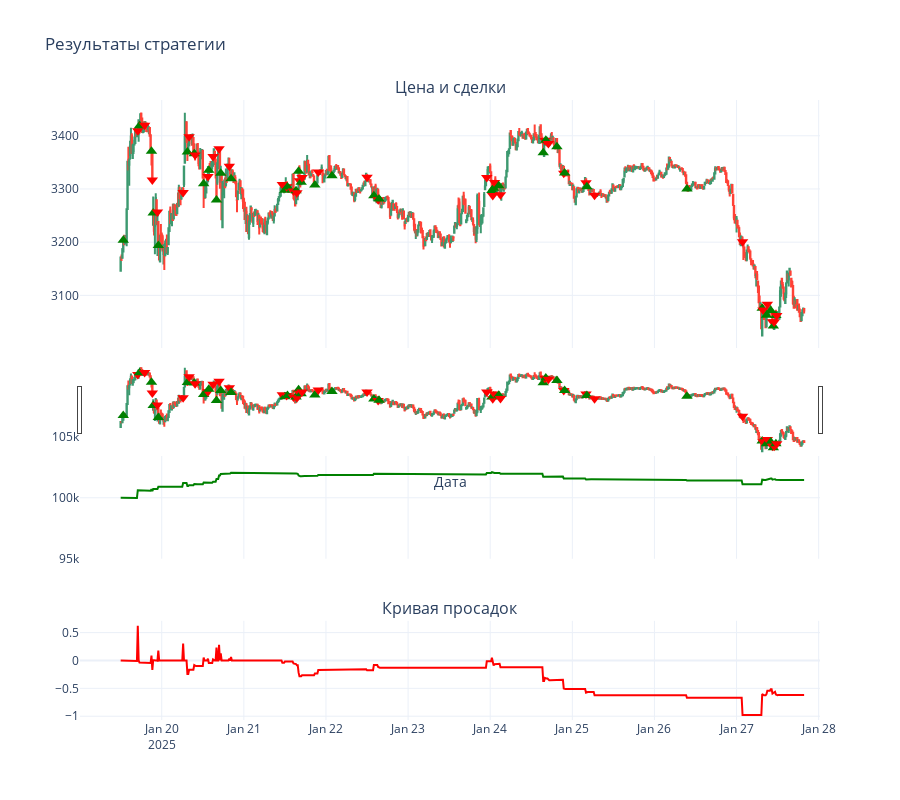

This figure's notebook cell:
### Code cell
bt = StrategyTester(X_trade_forest, initial_balance=100000, position_size=0.1)

# Запускаем бэктест
bt.run()
stats = bt.calculate_stats()
StrategyTester.display_stats(stats)

bt.plot()

### Figure 1 — Plotly figure (JSON) as saved in the notebook; plotly's stock layout.template omitted (floating-point values rounded to 4 significant figures; data arrays with more than 128 entries replaced by an {"elided": "..."} marker saying what was removed)
{"data": [{"close": {"elided": "800 float values"}, "high": {"elided": "800 float values"}, "low": {"elided": "800 float values"}, "name": "Цена", "open": {"elided": "800 float values"}, "type": "candlestick", "x": {"elided": "800 str values"}, "xaxis": "x", "yaxis": "y"}, {"marker": {"color": "green", "size": 10, "symbol": "triangle-up"}, "mode": "markers", "name": "Сделка", "type": "scatter", "x": ["2025-01-19T12:45:00"], "xaxis": "x", "y": [3204.0], "yaxis": "y"}, {"marker": {"color": "red", "size": 10, "symbol": "triangle-down"}, "mode": "markers", "name": "Сделка", "type": "scatter", "x": ["2025-01-19T17:00:00"], "xaxis": "x", "y": [3410.0], "yaxis": "y"}, {"marker": {"color": "green", "size": 10, "symbol": "triangle-up"}, "mode": "markers", "name": "Сделка", "type": "scatter", "x": ["2025-01-19T17:30:00"], "xaxis": "x", "y": [3419.0], "yaxis": "y"}, {"marker": {"color": "red", "size": 10, "symbol": "triangle-down"}, "mode": "markers", "name": "Сделка", "type": "scatter", "x": ["2025-01-19T19:00:00"], "xaxis": "x", "y": [3420.0], "yaxis": "y"}, {"marker": {"color": "green", "size": 10, "symbol": "triangle-up"}, "mode": "markers", "name": "Сделка", "type": "scatter", "x": ["2025-01-19T21:00:00"], "xaxis": "x", "y": [3371.0], "yaxis": "y"}, {"marker": {"color": "red", "size": 10, "symbol": "triangle-down"}, "mode": "markers", "name": "Сделка", "type": "scatter", "x": ["2025-01-19T21:15:00"], "xaxis": "x", "y": [3317.0], "yaxis": "y"}, {"marker": {"color": "green", "size": 10, "symbol": "triangle-up"}, "mode": "markers", "name": "Сделка", "type": "scatter", "x": ["2025-01-19T21:30:00"], "xaxis": "x", "y": [3255.0], "yaxis": "y"}, {"marker": {"color": "red", "size": 10, "symbol": "triangle-down"}, "mode": "markers", "name": "Сделка", "type": "scatter", "x": ["2025-01-19T22:45:00"], "xaxis": "x", "y": [3257.0], "yaxis": "y"}, {"marker": {"color": "green", "size": 10, "symbol": "triangle-up"}, "mode": "markers", "name": "Сделка", "type": "scatter", "x": ["2025-01-19T23:00:00"], "xaxis": "x", "y": [3194.0], "yaxis": "y"}, {"marker": {"color": "red", "size": 10, "symbol": "triangle-down"}, "mode": "markers", "name": "Сделка", "type": "scatter", "x": ["2025-01-20T06:15:00"], "xaxis": "x", "y": [3293.0], "yaxis": "y"}, {"marker": {"color": "green", "size": 10, "symbol": "triangle-up"}, "mode": "markers", "name": "Сделка", "type": "scatter", "x": ["2025-01-20T07:30:00"], "xaxis": "x", "y": [3369.0], "yaxis": "y"}, {"marker": {"color": "red", "size": 10, "symbol": "triangle-down"}, "mode": "markers", "name": "Сделка", "type": "scatter", "x": ["2025-01-20T08:00:00"], "xaxis": "x", "y": [3398.0], "yaxis": "y"}, {"marker": {"color": "green", "size": 10, "symbol": "triangle-up"}, "mode": "markers", "name": "Сделка", "type": "scatter", "x": ["2025-01-20T09:30:00"], "xaxis": "x", "y": [3366.0], "yaxis": "y"}, {"marker": {"color": "red", "size": 10, "symbol": "triangle-down"}, "mode": "markers", "name": "Сделка", "type": "scatter", "x": ["2025-01-20T09:45:00"], "xaxis": "x", "y": [3364.0], "yaxis": "y"}, {"marker": {"color": "green", "size": 10, "symbol": "triangle-up"}, "mode": "markers", "name": "Сделка", "type": "scatter", "x": ["2025-01-20T12:15:00"], "xaxis": "x", "y": [3310.0], "yaxis": "y"}, {"marker": {"color": "red", "size": 10, "symbol": "triangle-down"}, "mode": "markers", "name": "Сделка", "type": "scatter", "x": ["2025-01-20T13:30:00"], "xaxis": "x", "y": [3323.0], "yaxis": "y"}, {"marker": {"color": "green", "size": 10, "symbol": "triangle-up"}, "mode": "markers", "name": "Сделка", "type": "scatter", "x": ["2025-01-20T13:45:00"], "xaxis": "x", "y": [3335.0], "yaxis": "y"}, {"marker": {"color": "red", "size": 10, "symbol": "triangle-down"}, "mode": "markers", "name": "Сделка", "type": "scatter", "x": ["2025-01-20T15:00:00"], "xaxis": "x", "y": [3361.0], "yaxis": "y"}, {"marker": {"color": "green", "size": 10, "symbol": "triangle-up"}, "mode": "markers", "name": "Сделка", "type": "scatter", "x": ["2025-01-20T16:00:00"], "xaxis": "x", "y": [3279.0], "yaxis": "y"}, {"marker": {"color": "red", "size": 10, "symbol": "triangle-down"}, "mode": "markers", "name": "Сделка", "type": "scatter", "x": ["2025-01-20T16:45:00"], "xaxis": "x", "y": [3375.0], "yaxis": "y"}, {"marker": {"color": "green", "size": 10, "symbol": "triangle-up"}, "mode": "markers", "name": "Сделка", "type": "scatter", "x": ["2025-01-20T17:15:00"], "xaxis": "x", "y": [3329.0], "yaxis": "y"}, {"marker": {"color": "red", "size": 10, "symbol": "triangle-down"}, "mode": "markers", "name": "Сделка", "type": "scatter", "x": ["2025-01-20T19:45:00"], "xaxis": "x", "y": [3343.0], "yaxis": "y"}, {"marker": {"color": "green", "size": 10, "symbol": "triangle-up"}, "mode": "markers", "name": "Сделка", "type": "scatter", "x": ["2025-01-20T20:15:00"], "xaxis": "x", "y": [3319.0], "yaxis": "y"}, {"marker": {"color": "red", "size": 10, "symbol": "triangle-down"}, "mode": "markers", "name": "Сделка", "type": "scatter", "x": ["2025-01-21T11:15:00"], "xaxis": "x", "y": [3308.0], "yaxis": "y"}, {"marker": {"color": "green", "size": 10, "symbol": "triangle-up"}, "mode": "markers", "name": "Сделка", "type": "scatter", "x": ["2025-01-21T12:00:00"], "xaxis": "x", "y": [3298.0], "yaxis": "y"}, {"marker": {"color": "red", "size": 10, "symbol": "triangle-down"}, "mode": "markers", "name": "Сделка", "type": "scatter", "x": ["2025-01-21T12:30:00"], "xaxis": "x", "y": [3304.0], "yaxis": "y"}, {"marker": {"color": "green", "size": 10, "symbol": "triangle-up"}, "mode": "markers", "name": "Сделка", "type": "scatter", "x": ["2025-01-21T12:45:00"], "xaxis": "x", "y": [3304.0], "yaxis": "y"}, {"marker": {"color": "red", "size": 10, "symbol": "triangle-down"}, "mode": "markers", "name": "Сделка", "type": "scatter", "x": ["2025-01-21T14:30:00"], "xaxis": "x", "y": [3296.0], "yaxis": "y"}, {"marker": {"color": "green", "size": 10, "symbol": "triangle-up"}, "mode": "markers", "name": "Сделка", "type": "scatter", "x": ["2025-01-21T15:15:00"], "xaxis": "x", "y": [3297.0], "yaxis": "y"}, {"marker": {"color": "red", "size": 10, "symbol": "triangle-down"}, "mode": "markers", "name": "Сделка", "type": "scatter", "x": ["2025-01-21T15:30:00"], "xaxis": "x", "y": [3293.0], "yaxis": "y"}, {"marker": {"color": "green", "size": 10, "symbol": "triangle-up"}, "mode": "markers", "name": "Сделка", "type": "scatter", "x": ["2025-01-21T16:00:00"], "xaxis": "x", "y": [3333.0], "yaxis": "y"}, {"marker": {"color": "red", "size": 10, "symbol": "triangle-down"}, "mode": "markers", "name": "Сделка", "type": "scatter", "x": ["2025-01-21T16:15:00"], "xaxis": "x", "y": [3316.0], "yaxis": "y"}, {"marker": {"color": "green", "size": 10, "symbol": "triangle-up"}, "mode": "markers", "name": "Сделка", "type": "scatter", "x": ["2025-01-21T16:45:00"], "xaxis": "x", "y": [3313.0], "yaxis": "y"}, {"marker": {"color": "red", "size": 10, "symbol": "triangle-down"}, "mode": "markers", "name": "Сделка", "type": "scatter", "x": ["2025-01-21T17:00:00"], "xaxis": "x", "y": [3321.0], "yaxis": "y"}, {"marker": {"color": "green", "size": 10, "symbol": "triangle-up"}, "mode": "markers", "name": "Сделка", "type": "scatter", "x": ["2025-01-21T20:45:00"], "xaxis": "x", "y": [3307.0], "yaxis": "y"}, {"marker": {"color": "red", "size": 10, "symbol": "triangle-down"}, "mode": "markers", "name": "Сделка", "type": "scatter", "x": ["2025-01-21T21:45:00"], "xaxis": "x", "y": [3332.0], "yaxis": "y"}, {"marker": {"color": "green", "size": 10, "symbol": "triangle-up"}, "mode": "markers", "name": "Сделка", "type": "scatter", "x": ["2025-01-22T01:45:00"], "xaxis": "x", "y": [3325.0], "yaxis": "y"}, {"marker": {"color": "red", "size": 10, "symbol": "triangle-down"}, "mode": "markers", "name": "Сделка", "type": "scatter", "x": ["2025-01-22T12:00:00"], "xaxis": "x", "y": [3322.0], "yaxis": "y"}, {"marker": {"color": "green", "size": 10, "symbol": "triangle-up"}, "mode": "markers", "name": "Сделка", "type": "scatter", "x": ["2025-01-22T14:00:00"], "xaxis": "x", "y": [3287.0], "yaxis": "y"}, {"marker": {"color": "red", "size": 10, "symbol": "triangle-down"}, "mode": "markers", "name": "Сделка", "type": "scatter", "x": ["2025-01-22T15:15:00"], "xaxis": "x", "y": [3280.0], "yaxis": "y"}, {"marker": {"color": "green", "size": 10, "symbol": "triangle-up"}, "mode": "markers", "name": "Сделка", "type": "scatter", "x": ["2025-01-22T15:30:00"], "xaxis": "x", "y": [3281.0], "yaxis": "y"}, {"marker": {"color": "red", "size": 10, "symbol": "triangle-down"}, "mode": "markers", "name": "Сделка", "type": "scatter", "x": ["2025-01-23T23:00:00"], "xaxis": "x", "y": [3321.0], "yaxis": "y"}, {"marker": {"color": "green", "size": 10, "symbol": "triangle-up"}, "mode": "markers", "name": "Сделка", "type": "scatter", "x": ["2025-01-24T00:30:00"], "xaxis": "x", "y": [3297.0], "yaxis": "y"}, {"marker": {"color": "red", "size": 10, "symbol": "triangle-down"}, "mode": "markers", "name": "Сделка", "type": "scatter", "x": ["2025-01-24T00:45:00"], "xaxis": "x", "y": [3288.0], "yaxis": "y"}, {"marker": {"color": "green", "size": 10, "symbol": "triangle-up"}, "mode": "markers", "name": "Сделка", "type": "scatter", "x": ["2025-01-24T01:00:00"], "xaxis": "x", "y": [3301.0], "yaxis": "y"}, {"marker": {"color": "red", "size": 10, "symbol": "triangle-down"}, "mode": "markers", "name": "Сделка", "type": "scatter", "x": ["2025-01-24T01:15:00"], "xaxis": "x", "y": [3312.0], "yaxis": "y"}, {"marker": {"color": "green", "size": 10, "symbol": "triangle-up"}, "mode": "markers", "name": "Сделка", "type": "scatter", "x": ["2025-01-24T02:30:00"], "xaxis": "x", "y": [3306.0], "yaxis": "y"}, {"marker": {"color": "red", "size": 10, "symbol": "triangle-down"}, "mode": "markers", "name": "Сделка", "type": "scatter", "x": ["2025-01-24T03:00:00"], "xaxis": "x", "y": [3289.0], "yaxis": "y"}, {"marker": {"color": "green", "size": 10, "symbol": "triangle-up"}, "mode": "markers", "name": "Сделка", "type": "scatter", "x": ["2025-01-24T15:30:00"], "xaxis": "x", "y": [3368.0], "yaxis": "y"}, {"marker": {"color": "red", "size": 10, "symbol": "triangle-down"}, "mode": "markers", "name": "Сделка", "type": "scatter", "x": ["2025-01-24T16:00:00"], "xaxis": "x", "y": [3391.0], "yaxis": "y"}, {"marker": {"color": "green", "size": 10, "symbol": "triangle-up"}, "mode": "markers", "name": "Сделка", "type": "scatter", "x": ["2025-01-24T16:15:00"], "xaxis": "x", "y": [3392.0], "yaxis": "y"}, {"marker": {"color": "red", "size": 10, "symbol": "triangle-down"}, "mode": "markers", "name": "Сделка", "type": "scatter", "x": ["2025-01-24T17:00:00"], "xaxis": "x", "y": [3385.0], "yaxis": "y"}, {"marker": {"color": "green", "size": 10, "symbol": "triangle-up"}, "mode": "markers", "name": "Сделка", "type": "scatter", "x": ["2025-01-24T19:30:00"], "xaxis": "x", "y": [3380.0], "yaxis": "y"}, {"marker": {"color": "red", "size": 10, "symbol": "triangle-down"}, "mode": "markers", "name": "Сделка", "type": "scatter", "x": ["2025-01-24T21:30:00"], "xaxis": "x", "y": [3330.0], "yaxis": "y"}, {"marker": {"color": "green", "size": 10, "symbol": "triangle-up"}, "mode": "markers", "name": "Сделка", "type": "scatter", "x": ["2025-01-24T21:45:00"], "xaxis": "x", "y": [3330.0], "yaxis": "y"}, {"marker": {"color": "red", "size": 10, "symbol": "triangle-down"}, "mode": "markers", "name": "Сделка", "type": "scatter", "x": ["2025-01-25T04:00:00"], "xaxis": "x", "y": [3312.0], "yaxis": "y"}, {"marker": {"color": "green", "size": 10, "symbol": "triangle-up"}, "mode": "markers", "name": "Сделка", "type": "scatter", "x": ["2025-01-25T04:15:00"], "xaxis": "x", "y": [3304.0], "yaxis": "y"}, {"marker": {"color": "red", "size": 10, "symbol": "triangle-down"}, "mode": "markers", "name": "Сделка", "type": "scatter", "x": ["2025-01-25T06:30:00"], "xaxis": "x", "y": [3288.0], "yaxis": "y"}, {"marker": {"color": "green", "size": 10, "symbol": "triangle-up"}, "mode": "markers", "name": "Сделка", "type": "scatter", "x": ["2025-01-26T09:30:00"], "xaxis": "x", "y": [3300.0], "yaxis": "y"}, {"marker": {"color": "red", "size": 10, "symbol": "triangle-down"}, "mode": "markers", "name": "Сделка", "type": "scatter", "x": ["2025-01-27T01:45:00"], "xaxis": "x", "y": [3201.0], "yaxis": "y"}, {"marker": {"color": "green", "size": 10, "symbol": "triangle-up"}, "mode": "markers", "name": "Сделка", "type": "scatter", "x": ["2025-01-27T07:30:00"], "xaxis": "x", "y": [3076.0], "yaxis": "y"}, {"marker": {"color": "red", "size": 10, "symbol": "triangle-down"}, "mode": "markers", "name": "Сделка", "type": "scatter", "x": ["2025-01-27T07:45:00"], "xaxis": "x", "y": [3072.0], "yaxis": "y"}, {"marker": {"color": "green", "size": 10, "symbol": "triangle-up"}, "mode": "markers", "name": "Сделка", "type": "scatter", "x": ["2025-01-27T08:45:00"], "xaxis": "x", "y": [3063.0], "yaxis": "y"}, {"marker": {"color": "red", "size": 10, "symbol": "triangle-down"}, "mode": "markers", "name": "Сделка", "type": "scatter", "x": ["2025-01-27T09:00:00"], "xaxis": "x", "y": [3084.0], "yaxis": "y"}, {"marker": {"color": "green", "size": 10, "symbol": "triangle-up"}, "mode": "markers", "name": "Сделка", "type": "scatter", "x": ["2025-01-27T10:00:00"], "xaxis": "x", "y": [3072.0], "yaxis": "y"}, {"marker": {"color": "red", "size": 10, "symbol": "triangle-down"}, "mode": "markers", "name": "Сделка", "type": "scatter", "x": ["2025-01-27T10:30:00"], "xaxis": "x", "y": [3051.0], "yaxis": "y"}, {"marker": {"color": "green", "size": 10, "symbol": "triangle-up"}, "mode": "markers", "name": "Сделка", "type": "scatter", "x": ["2025-01-27T10:45:00"], "xaxis": "x", "y": [3042.0], "yaxis": "y"}, {"marker": {"color": "red", "size": 10, "symbol": "triangle-down"}, "mode": "markers", "name": "Сделка", "type": "scatter", "x": ["2025-01-27T11:00:00"], "xaxis": "x", "y": [3050.0], "yaxis": "y"}, {"marker": {"color": "green", "size": 10, "symbol": "triangle-up"}, "mode": "markers", "name": "Сделка", "type": "scatter", "x": ["2025-01-27T11:30:00"], "xaxis": "x", "y": [3062.0], "yaxis": "y"}, {"marker": {"color": "red", "size": 10, "symbol": "triangle-down"}, "mode": "markers", "name": "Сделка", "type": "scatter", "x": ["2025-01-27T11:45:00"], "xaxis": "x", "y": [3062.0], "yaxis": "y"}, {"line": {"color": "green", "width": 2}, "mode": "lines", "name": "Капитал", "type": "scatter", "x": {"elided": "800 str values"}, "xaxis": "x2", "y": {"elided": "800 float values"}, "yaxis": "y2"}, {"line": {"color": "red", "width": 2}, "mode": "lines", "name": "Просадка", "type": "scatter", "x": {"elided": "800 str values"}, "xaxis": "x3", "y": {"elided": "800 float values"}, "yaxis": "y3"}], "layout": {"annotations": [{"font": {"size": 16}, "showarrow": false, "text": "Цена и сделки", "x": 0.5, "xanchor": "center", "xref": "paper", "y": 1, "yanchor": "bottom", "yref": "paper"}, {"font": {"size": 16}, "showarrow": false, "text": "Кривая капитала", "x": 0.5, "xanchor": "center", "xref": "paper", "y": 0.5, "yanchor": "bottom", "yref": "paper"}, {"font": {"size": 16}, "showarrow": false, "text": "Кривая просадок", "x": 0.5, "xanchor": "center", "xref": "paper", "y": 0.16, "yanchor": "bottom", "yref": "paper"}], "height": 800, "showlegend": false, "title": {"text": "Результаты стратегии"}, "xaxis": {"anchor": "y", "domain": [0, 1], "matches": "x3", "showticklabels": false, "title": {"text": "Дата"}}, "xaxis2": {"anchor": "y2", "domain": [0, 1], "matches": "x3", "showticklabels": false}, "xaxis3": {"anchor": "y3", "domain": [0, 1]}, "yaxis": {"anchor": "x", "domain": [0.6, 1]}, "yaxis2": {"anchor": "x2", "domain": [0.26, 0.5], "range": [94990.0, 107200.0]}, "yaxis3": {"anchor": "x3", "domain": [0, 0.16]}}}
